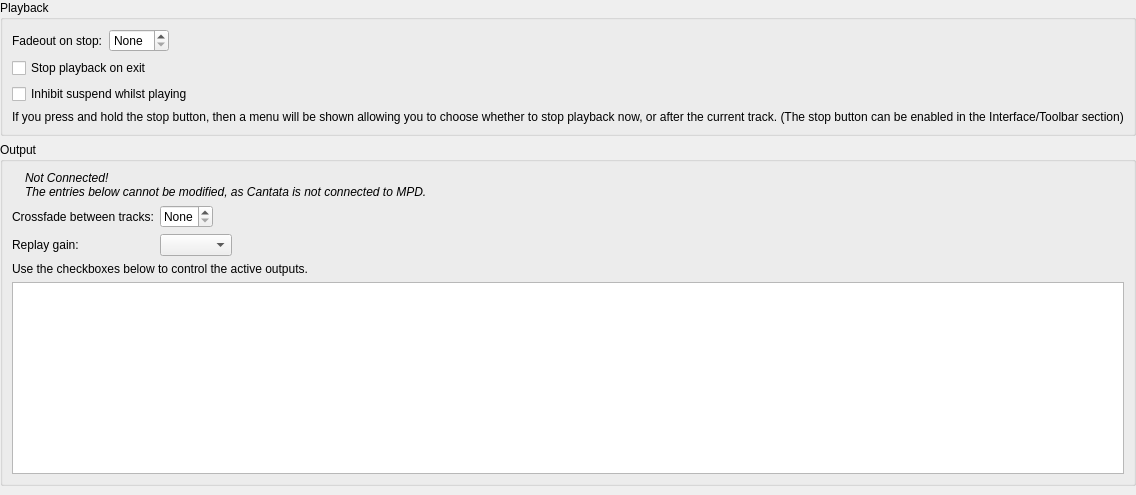
<?xml version="1.0" encoding="UTF-8"?>
<ui version="4.0">
 <class>PlaybackSettings</class>
 <widget class="QWidget" name="PlaybackSettings">
  <property name="geometry">
   <rect>
    <x>0</x>
    <y>0</y>
    <width>698</width>
    <height>495</height>
   </rect>
  </property>
  <layout class="QVBoxLayout" name="mainLayout">
   <property name="leftMargin">
    <number>0</number>
   </property>
   <property name="topMargin">
    <number>0</number>
   </property>
   <property name="rightMargin">
    <number>0</number>
   </property>
   <property name="bottomMargin">
    <number>0</number>
   </property>
   <item>
    <widget class="QGroupBox" name="stopPlaybackBox">
     <property name="title">
      <string>Playback</string>
     </property>
     <layout class="QFormLayout" name="formLayout">
      <property name="fieldGrowthPolicy">
       <enum>QFormLayout::ExpandingFieldsGrow</enum>
      </property>
      <item row="0" column="0">
       <widget class="BuddyLabel" name="label_6b">
        <property name="text">
         <string>Fadeout on stop:</string>
        </property>
        <property name="buddy">
         <cstring>stopFadeDuration</cstring>
        </property>
       </widget>
      </item>
      <item row="0" column="1">
       <widget class="QSpinBox" name="stopFadeDuration">
        <property name="suffix">
         <string> ms</string>
        </property>
        <property name="specialValueText">
         <string>None</string>
        </property>
       </widget>
      </item>
      <item row="1" column="0" colspan="2">
       <widget class="QCheckBox" name="stopOnExit">
        <property name="text">
         <string>Stop playback on exit</string>
        </property>
       </widget>
      </item>
      <item row="2" column="0" colspan="2">
       <widget class="QCheckBox" name="inhibitSuspend">
        <property name="text">
         <string>Inhibit suspend whilst playing</string>
        </property>
       </widget>
      </item>
      <item row="3" column="0" colspan="2">
       <widget class="NoteLabel" name="noteLabel">
        <property name="text">
         <string>If you press and hold the stop button, then a menu will be shown allowing you to choose whether to stop playback now, or after the current track. (The stop button can be enabled in the Interface/Toolbar section)</string>
        </property>
       </widget>
      </item>
     </layout>
    </widget>
   </item>
   <item>
    <widget class="QGroupBox" name="outputBox">
     <property name="title">
      <string>Output</string>
     </property>
     <layout class="QGridLayout" name="gridLayout">
      <item row="0" column="1">
       <widget class="QLabel" name="messageLabel">
        <property name="text">
         <string>&lt;i&gt;Not Connected!&lt;br/&gt;The entries below cannot be modified, as Cantata is not connected to MPD.&lt;/i&gt;</string>
        </property>
        <property name="wordWrap">
         <bool>true</bool>
        </property>
        <property name="textInteractionFlags">
         <set>Qt::NoTextInteraction</set>
        </property>
       </widget>
      </item>
      <item row="1" column="0" colspan="2">
       <layout class="QFormLayout" name="formLayout_2a">
        <property name="fieldGrowthPolicy">
         <enum>QFormLayout::ExpandingFieldsGrow</enum>
        </property>
        <item row="0" column="0">
         <widget class="BuddyLabel" name="crossfadingLabel">
          <property name="text">
           <string>Crossfade between tracks:</string>
          </property>
          <property name="buddy">
           <cstring>crossfading</cstring>
          </property>
         </widget>
        </item>
        <item row="0" column="1">
         <widget class="QSpinBox" name="crossfading">
          <property name="suffix">
           <string> s</string>
          </property>
          <property name="maximum">
           <number>20</number>
          </property>
          <property name="specialValueText">
           <string>None</string>
          </property>
         </widget>
        </item>
        <item row="1" column="0">
         <widget class="BuddyLabel" name="replayGainLabel">
          <property name="text">
           <string>Replay gain:</string>
          </property>
          <property name="buddy">
           <cstring>replayGain</cstring>
          </property>
         </widget>
        </item>
        <item row="1" column="1">
         <layout class="QHBoxLayout" name="replayGainayout">
          <property name="leftMargin">
           <number>0</number>
          </property>
          <property name="topMargin">
           <number>0</number>
          </property>
          <property name="rightMargin">
           <number>0</number>
          </property>
          <property name="bottomMargin">
           <number>0</number>
          </property>
          <item>
           <widget class="QComboBox" name="replayGain"/>
          </item>
          <item>
           <spacer name="replayGainSpacer">
            <property name="orientation">
             <enum>Qt::Horizontal</enum>
            </property>
            <property name="sizeType">
             <enum>QSizePolicy::MinimumExpanding</enum>
            </property>
            <property name="sizeHint" stdset="0">
             <size>
              <width>0</width>
              <height>0</height>
             </size>
            </property>
           </spacer>
          </item>
          <item>
           <widget class="UrlLabel" name="aboutReplayGain" native="true">
            <property name="text" stdset="0">
             <string>About replay gain</string>
            </property>
           </widget>
          </item>
         </layout>
        </item>
        <item row="2" column="0" colspan="2">
         <widget class="QLabel" name="outputsViewLabel">
          <property name="text">
           <string>Use the checkboxes below to control the active outputs.</string>
          </property>
          <property name="wordWrap">
           <bool>true</bool>
          </property>
         </widget>
        </item>
        <item row="3" column="0" colspan="2">
         <widget class="QListWidget" name="outputsView"/>
        </item>
       </layout>
      </item>
      <item row="0" column="0">
       <widget class="BuddyLabel" name="messageIcon">
        <property name="sizePolicy">
         <sizepolicy hsizetype="Fixed" vsizetype="Fixed">
          <horstretch>0</horstretch>
          <verstretch>0</verstretch>
         </sizepolicy>
        </property>
        <property name="text">
         <string/>
        </property>
       </widget>
      </item>
     </layout>
    </widget>
   </item>
   <item>
    <spacer name="expandingSpacer">
     <property name="orientation">
      <enum>Qt::Vertical</enum>
     </property>
     <property name="sizeHint" stdset="0">
      <size>
       <width>20</width>
       <height>0</height>
      </size>
     </property>
    </spacer>
   </item>
  </layout>
 </widget>
 <customwidgets>
  <customwidget>
   <class>BuddyLabel</class>
   <extends>QLabel</extends>
   <header>support/buddylabel.h</header>
  </customwidget>
  <customwidget>
   <class>NoteLabel</class>
   <extends>QLabel</extends>
   <header>widgets/notelabel.h</header>
  </customwidget>
  <customwidget>
   <class>UrlLabel</class>
   <extends>QWidget</extends>
   <header>support/urllabel.h</header>
  </customwidget>
 </customwidgets>
 <resources/>
 <connections/>
</ui>
